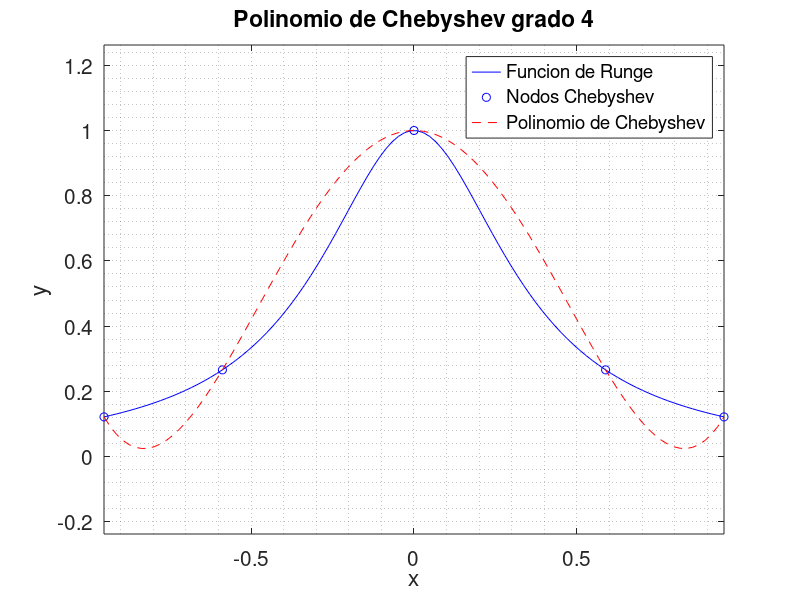

Write the MATLAB code that produced this figure.
%% Interpolacion usando polinomios de Chebyshev
%{
---------------------------------------------------------------------------
Creado por:                    Fecha:          Asignatura:
Felipe Uribe Castillo          27.02.16        Metodos numericos
---------------------------------------------------------------------------
Interpolacion polinomica en la forma de Chebyshev
---------------------------------------------------------------------------
Referencias:
1. Yang et al. (2005) - Applied numerical methods using MATLAB
---------------------------------------------------------------------------
%}
clear; clc; close all;

%% datos
f  = @(x) 1./(1+8*x.^2);         % funcion de Runge a interpolar
N  = 4;                          % grado del polinomio de Newton

% defino nodos de Chebyshev
k     = 0:N;                           % vector con numero de puntos
theta = ((2*N+1 - 2*k)/(2*N + 2))*pi;  % angulos para hallar los nodos
xp    = cos(theta);                    % nodos de Chebyshev en [-1,1]
a     = -1;                            % limite inferior del intervalo
b     = 1;                             % limite superior del intervalo
xx    = (b-a)/2*xp + (a+b)/2;          % nodos de Chebyshev en [a,b]
ptos  = [ xx; f(xx) ]';                % puntos muestrales para hacer interpolacion
%
x  = ptos(:,1);
y  = ptos(:,2);
m  = 100;          % numero de puntos que quiero interpolar

%% procedimiento
% calculo polinomios de Chebyshev usando formula recursiva
P    = cell(N+1,1);
P{1} = 1;       % T_0 = 1
P{2} = [1 0];   % T_1 = x      
for n = 2:N
   P{n+1} = 2*[P{n} 0] - [0 0 P{n-1}];
end

% calculo coeficientes d (forma 1)
d    = zeros(N+1,1);
d(1) = y'*ones(N+1,1)/(N+1);   % primer d0
for i = 2:N+1
   d(i) = (2/(N+1))*(y'*polyval(P{i},xp)');
end
%{
% calculo coeficientes d (forma 2)
a = cos(theta'*(0:N));   % Chebyshev Vandermonde matrix
d = a\y;
%}

% calculo la aproximacion
c  = zeros(1,m);
xx = linspace(min(x),max(x),m);   % defino los puntos donde se va a interpolar
for i = 1:N+1
   xp = (2/(b-a))*(xx-((a+b)/2));   % transformo x a x'
   c  = c + d(i)*polyval(P{i},xp);
end

%% grafico
figure;
plot(xx,f(xx),'b-'); hold on; grid minor; axis equal tight;
plot(x,y,'bo'); 
plot(xx,c,'r--');
title(sprintf('Polinomio de Chebyshev grado %g',N),'FontSize',16);
xlabel('x','FontSize',16); ylabel('y','FontSize',16);
legend('Funcion de Runge','Nodos Chebyshev','Polinomio de Chebyshev','Location','Best');
set(gca,'FontSize',15);

%%END